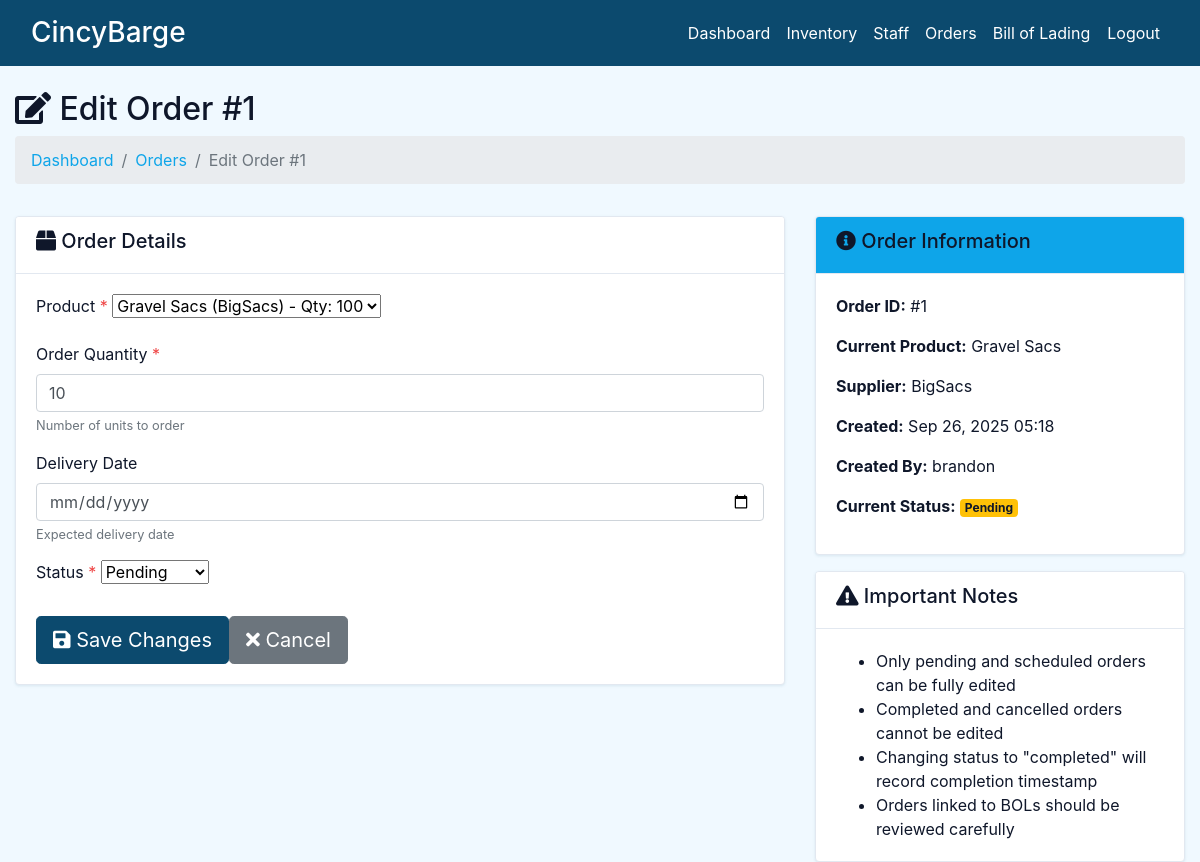
Screenshot of /order/edit/1/ (signed in) with the database file from the repository.
### dashboard/models.py (models this page shows, shortened)
class Order(models.Model):
    STATUS_CHOICES = [
        ("pending", "Pending"),
        ("scheduled", "Scheduled"),
        ("in_progress", "In Progress"),
        ("completed", "Completed"),
        ("cancelled", "Cancelled"),
    ]
    product = models.ForeignKey(Product, on_delete=models.CASCADE, null=True)
    bill_of_lading = models.ForeignKey(
        BillOfLading,
        on_delete=models.SET_NULL,
        null=True,
        blank=True,
        related_name="orders",
    )
    staff = models.ForeignKey(User, models.CASCADE, null=True)
    order_quantity = models.PositiveIntegerField(null=True)
    date = models.DateTimeField(auto_now_add=True)
    delivery_date = models.DateField(
        null=True, blank=True, help_text="Scheduled delivery date"
    )
    status = models.CharField(max_length=20, choices=STATUS_CHOICES, default="pending")
    completed_at = models.DateTimeField(null=True, blank=True)
    class Meta:
        verbose_name_plural = "Order"
        ordering = ["-date"]

class Product(models.Model):
    name = models.CharField(max_length=100, null=True)
    quantity = models.PositiveIntegerField(null=True)
    supplier = models.ForeignKey(
        Supplier, on_delete=models.SET_NULL, null=True, blank=True
    )
    description = models.TextField(blank=True, null=True)
    weight = models.DecimalField(
        max_digits=10,
        decimal_places=2,
        null=True,
        blank=True,
        help_text="Weight in lbs",
    )
    class Meta:
        verbose_name_plural = "Product"

class Supplier(models.Model):
    name = models.CharField(max_length=100)

### dashboard/views.py (the view, shortened to what this page needs)
# urls.py: path("order/edit/<int:order_id>/", views.edit_order, name="dashboard-order-edit"),
@login_required
def edit_order(request, order_id):
    order_obj = get_object_or_404(Order, id=order_id)
    if order_obj.status in ["completed", "cancelled"]:
        messages.warning(
            request, f"Cannot edit {order_obj.get_status_display()} orders"
        )
        return redirect("dashboard-order")
    products = Product.objects.all().select_related("supplier").order_by("name")
    context = {
        "order": order_obj,
        "products": products,
        "status_choices": Order.STATUS_CHOICES,
    }
    return render(request, "dashboard/order_edit.html", context)

### templates/dashboard/order_edit.html (shortened to what this page needs)
{% extends 'partials/base.html' %}
{% block content %}
<div class="container-fluid mt-4">
  <div class="row">
    <div class="col-12">
      <h2><i class="fas fa-edit"></i> Edit Order #{{ order.id }}</h2>
      <nav aria-label="breadcrumb">
        <ol class="breadcrumb">
          <li class="breadcrumb-item"><a href="{% url 'dashboard-index' %}">Dashboard</a></li>
          <li class="breadcrumb-item"><a href="{% url 'dashboard-order' %}">Orders</a></li>
          <li class="breadcrumb-item active">Edit Order #{{ order.id }}</li>
        </ol>
      </nav>
    </div>
  </div>
  <div class="row mt-3">
    <div class="col-md-8">
      <div class="card">
        <div class="card-header bg-primary text-white">
          <h5><i class="fas fa-box"></i> Order Details</h5>
        </div>
        <div class="card-body">
          <form method="post">
            <div class="mb-3">
              <label for="product" class="form-label">Product <span class="text-danger">*</span></label>
              <select class="form-select" id="product" name="product" required>
                {% for product in products %}
                  <option value="{{ product.id }}" {% if product.id == order.product.id %}selected{% endif %}>
                    {{ product.name }}
                    {% if product.supplier %}({{ product.supplier.name }}){% endif %}
                  </option>
                {% endfor %}
              </select>
            </div>
            <div class="mb-3">
              <label for="order_quantity" class="form-label">Order Quantity <span class="text-danger">*</span></label>
              <input type="number" class="form-control" id="order_quantity" name="order_quantity"
                     value="{{ order.order_quantity }}" min="1" required>
              <small class="form-text text-muted">Number of units to order</small>
            </div>
            <div class="mb-3">
              <label for="delivery_date" class="form-label">Delivery Date</label>
              <input type="date" class="form-control" id="delivery_date" name="delivery_date"
                     value="{{ order.delivery_date|date:'Y-m-d' }}">
              <small class="form-text text-muted">Expected delivery date</small>
            </div>
            <div class="mb-3">
              <label for="status" class="form-label">Status <span class="text-danger">*</span></label>
              <select class="form-select" id="status" name="status" required>
                {% for value, label in status_choices %}
                  <option value="{{ value }}" {% if value == order.status %}selected{% endif %}>
                    {{ label }}
                  </option>
                {% endfor %}
              </select>
            </div>
            <div class="d-grid gap-2 d-md-flex justify-content-md-start mt-4">
              <button type="submit" class="btn btn-primary btn-lg">
                <i class="fas fa-save"></i> Save Changes
              </button>
              <a href="{% url 'dashboard-order' %}" class="btn btn-secondary btn-lg">
                <i class="fas fa-times"></i> Cancel
              </a>
            </div>
          </form>
        </div>
      </div>
    </div>
    <div class="col-md-4">
      <div class="card">
        <div class="card-header bg-info text-white">
          <h5><i class="fas fa-info-circle"></i> Order Information</h5>
        </div>
        <div class="card-body">
          <p><strong>Order ID:</strong> #{{ order.id }}</p>
          <p><strong>Current Product:</strong> {{ order.product.name }}</p>
          {% if order.product.supplier %}
          <p><strong>Supplier:</strong> {{ order.product.supplier.name }}</p>
          {% endif %}
          <p><strong>Created:</strong> {{ order.date|date:"M d, Y H:i" }}</p>
          <p><strong>Created By:</strong> {{ order.staff.username|default:"N/A" }}</p>
          <p><strong>Current Status:</strong>
            <span class="badge bg-{{ order.status }}">{{ order.get_status_display }}</span>
          </p>
        </div>
      </div>
      <div class="card mt-3">
        <div class="card-header bg-warning">
          <h5><i class="fas fa-exclamation-triangle"></i> Important Notes</h5>
        </div>
        <div class="card-body">
          <ul class="mb-0">
            <li>Only pending and scheduled orders can be fully edited</li>
            <li>Completed and cancelled orders cannot be edited</li>
            <li>Changing status to "completed" will record completion timestamp</li>
            <li>Orders linked to BOLs should be reviewed carefully</li>
          </ul>
        </div>
      </div>
    </div>
  </div>
</div>
{% endblock %}

### static/style.css (style rules this page uses)
:root { --color-primary: #0C4A6E; --color-secondary: #0EA5E9; --color-accent: #38BDF8; --color-background: #F0F9FF; --color-surface: #FFFFFF; --color-text-primary: #0F172A; --color-text-secondary: #475569; --color-success: #22C55E; --color-warning: #F59E0B; --color-error: #EF4444; --color-primary-hover: #083344; --color-secondary-hover: #0284c7; }
body { background: #F0F9FF; color: #0F172A; }
.bg-info, .navbar.bg-info, .navbar-info.bg-info, .card-header.bg-info, .badge.bg-info, .alert.alert-info { background-color: #0EA5E9 !important; }
.bg-primary { background-color: #0C4A6E !important; }
.bg-warning { background-color: #F59E0B !important; }
.text-danger { color: #EF4444 !important; }
.card { border-color: #E2E8F0 !important; box-shadow: 0 1px 3px rgba(12, 74, 110, 0.1) !important; }
.card-header { background-color: #FFFFFF !important; border-bottom-color: #E2E8F0 !important; color: #0F172A !important; }
a { color: #0EA5E9 !important; text-decoration: none; }
a.btn { color: #FFFFFF !important; }
.btn-primary, a.btn-primary { background-color: #0C4A6E !important; border-color: #0C4A6E !important; color: #FFFFFF !important; }

### templates/dashboard/order_edit.html (style rules this page uses)
.badge.bg-pending { background-color: #ffc107 !important; }

### rows the page displays
Order: id "1", product "Gravel Sacs (BigSacs) - Qty: 100", order_quantity "10", status "Pending", product.name "Gravel Sacs", product.supplier.name "BigSacs", date "Sep 26, 2025 05:18", staff.username "brandon"
